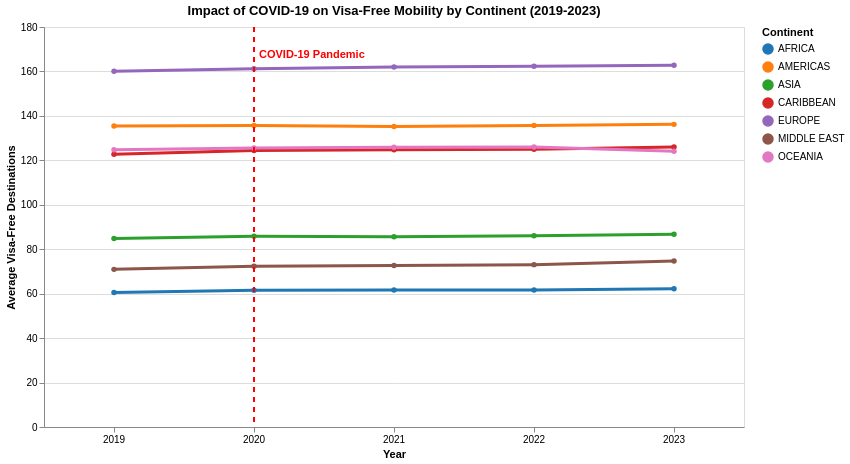

The cell this chart's notebook holds for it:
### Markdown cell above
# Q3: What was the impact of COVID-19 on visa-free mobility?

### Code cell
# Analyze the impact of COVID-19 on visa-free mobility
# COVID-19 pandemic started in early 2020, so we'll compare 2019, 2020, 2021, and 2022

# Filter data for the COVID period
covid_years = [2019, 2020, 2021, 2022, 2023]
covid_data = rank_by_year[rank_by_year['year'].isin(covid_years)]

# Calculate average visa-free count by region and year
covid_impact = covid_data.groupby(['region', 'year'], as_index=False)['visa_free_count'].mean()

# Create line chart showing average visa-free access during COVID period
covid_line_chart = alt.Chart(covid_impact).mark_line(point=True, size=3).encode(
    x=alt.X('year:O', title='Year', axis=alt.Axis(labelAngle=0)),
    y=alt.Y('visa_free_count:Q', title='Average Visa-Free Destinations'),
    color=alt.Color('region:N', title='Continent', scale=alt.Scale(scheme='category10')),
    tooltip=['region', 'year', alt.Tooltip('visa_free_count:Q', format='.1f')]
).properties(
    title='Impact of COVID-19 on Visa-Free Mobility by Continent (2019-2023)',
    width=700,
    height=400
)

# Add annotation for COVID-19 start
covid_annotation = alt.Chart(pandas.DataFrame({'x': [2020]})).mark_rule(
    color='red',
    strokeDash=[5, 5],
    size=2
).encode(
    x='x:O'
)

covid_text = alt.Chart(pandas.DataFrame({'x': [2020], 'y': [covid_impact['visa_free_count'].max()]})).mark_text(
    align='left',
    dx=5,
    dy=-10,
    color='red',
    fontWeight='bold'
).encode(
    x='x:O',
    y='y:Q',
    text=alt.value('COVID-19 Pandemic')
)

# Calculate year-over-year changes for each country
covid_country_changes = covid_data.pivot_table(
    index=['country', 'region'],
    columns='year',
    values='visa_free_count'
).reset_index()

# Calculate changes between consecutive years
if 2019 in covid_country_changes.columns and 2020 in covid_country_changes.columns:
    covid_country_changes['change_2019_2020'] = covid_country_changes[2020] - covid_country_changes[2019]
if 2020 in covid_country_changes.columns and 2021 in covid_country_changes.columns:
    covid_country_changes['change_2020_2021'] = covid_country_changes[2021] - covid_country_changes[2020]
if 2021 in covid_country_changes.columns and 2022 in covid_country_changes.columns:
    covid_country_changes['change_2021_2022'] = covid_country_changes[2022] - covid_country_changes[2021]

# Create a small multiples chart showing distribution of changes
change_data = []
for col in ['change_2019_2020', 'change_2020_2021', 'change_2021_2022']:
    if col in covid_country_changes.columns:
        temp = covid_country_changes[['country', 'region', col]].copy()
        temp = temp.dropna()
        temp['period'] = col.replace('change_', '').replace('_', ' → ')
        temp['change'] = temp[col]
        change_data.append(temp[['country', 'region', 'period', 'change']])

change_df = pandas.concat(change_data, ignore_index=True)

# Histogram showing distribution of changes
change_histogram = alt.Chart(change_df).mark_bar(opacity=0.7).encode(
    x=alt.X('change:Q', bin=alt.Bin(maxbins=30), title='Change in Visa-Free Destinations'),
    y=alt.Y('count():Q', title='Number of Countries'),
    color=alt.Color('period:N', title='Period'),
    column=alt.Column('period:N', title='Time Period', header=alt.Header(labelOrient='bottom'))
).properties(
    width=200,
    height=300,
    title='Distribution of Changes in Visa-Free Access During COVID-19'
)

# Display all charts
display(covid_line_chart + covid_annotation + covid_text)
display(change_histogram)

# Summary statistics
print("\nSummary Statistics:")
print(f"Average change 2019→2020: {change_df[change_df['period']=='2019 → 2020']['change'].mean():.2f}")
print(f"Average change 2020→2021: {change_df[change_df['period']=='2020 → 2021']['change'].mean():.2f}")
print(f"Average change 2021→2022: {change_df[change_df['period']=='2021 → 2022']['change'].mean():.2f}")

### Figure 1 — Vega-Lite specification as saved in the notebook (floating-point values rounded to 4 significant figures)
{"config": {"view": {"continuousWidth": 300, "continuousHeight": 300}}, "layer": [{"data": {"name": "data-a598ba198e1551dc56a8352f8b5c0a02"}, "mark": {"type": "line", "point": true, "size": 3}, "encoding": {"color": {"field": "region", "scale": {"scheme": "category10"}, "title": "Continent", "type": "nominal"}, "tooltip": [{"field": "region", "type": "nominal"}, {"field": "year", "type": "quantitative"}, {"field": "visa_free_count", "format": ".1f", "type": "quantitative"}], "x": {"axis": {"labelAngle": 0}, "field": "year", "title": "Year", "type": "ordinal"}, "y": {"field": "visa_free_count", "title": "Average Visa-Free Destinations", "type": "quantitative"}}, "title": "Impact of COVID-19 on Visa-Free Mobility by Continent (2019-2023)"}, {"data": {"name": "data-bda9bffe9e264e31167b6491152f8cc9"}, "mark": {"type": "rule", "color": "red", "size": 2, "strokeDash": [5, 5]}, "encoding": {"x": {"field": "x", "type": "ordinal"}}}, {"data": {"name": "data-f9c7dd9c4e7229274467430985f91fb4"}, "mark": {"type": "text", "align": "left", "color": "red", "dx": 5, "dy": -10, "fontWeight": "bold"}, "encoding": {"text": {"value": "COVID-19 Pandemic"}, "x": {"field": "x", "type": "ordinal"}, "y": {"field": "y", "type": "quantitative"}}}], "height": 400, "width": 700, "$schema": "https://vega.github.io/schema/vega-lite/v5.20.1.json", "datasets": {"data-a598ba198e1551dc56a8352f8b5c0a02": [{"region": "AFRICA", "year": 2019, "visa_free_count": 60.54}, {"region": "AFRICA", "year": 2020, "visa_free_count": 61.52}, {"region": "AFRICA", "year": 2021, "visa_free_count": 61.63}, {"region": "AFRICA", "year": 2022, "visa_free_count": 61.69}, {"region": "AFRICA", "year": 2023, "visa_free_count": 62.2}, {"region": "AMERICAS", "year": 2019, "visa_free_count": 135.4}, {"region": "AMERICAS", "year": 2020, "visa_free_count": 135.6}, {"region": "AMERICAS", "year": 2021, "visa_free_count": 135.2}, {"region": "AMERICAS", "year": 2022, "visa_free_count": 135.7}, {"region": "AMERICAS", "year": 2023, "visa_free_count": 136.2}, {"region": "ASIA", "year": 2019, "visa_free_count": 84.84}, {"region": "ASIA", "year": 2020, "visa_free_count": 85.84}, {"region": "ASIA", "year": 2021, "visa_free_count": 85.66}, {"region": "ASIA", "year": 2022, "visa_free_count": 86.03}, {"region": "ASIA", "year": 2023, "visa_free_count": 86.69}, {"region": "CARIBBEAN", "year": 2019, "visa_free_count": 122.7}, {"region": "CARIBBEAN", "year": 2020, "visa_free_count": 124.4}, {"region": "CARIBBEAN", "year": 2021, "visa_free_count": 124.8}, {"region": "CARIBBEAN", "year": 2022, "visa_free_count": 125.0}, {"region": "CARIBBEAN", "year": 2023, "visa_free_count": 126.0}, {"region": "EUROPE", "year": 2019, "visa_free_count": 160.1}, {"region": "EUROPE", "year": 2020, "visa_free_count": 161.2}, {"region": "EUROPE", "year": 2021, "visa_free_count": 162.0}, {"region": "EUROPE", "year": 2022, "visa_free_count": 162.4}, {"region": "EUROPE", "year": 2023, "visa_free_count": 162.8}, {"region": "MIDDLE EAST", "year": 2019, "visa_free_count": 70.93}, {"region": "MIDDLE EAST", "year": 2020, "visa_free_count": 72.33}, {"region": "MIDDLE EAST", "year": 2021, "visa_free_count": 72.67}, {"region": "MIDDLE EAST", "year": 2022, "visa_free_count": 73.07}, {"region": "MIDDLE EAST", "year": 2023, "visa_free_count": 74.67}, {"region": "OCEANIA", "year": 2019, "visa_free_count": 124.7}, {"region": "OCEANIA", "year": 2020, "visa_free_count": 125.6}, {"region": "OCEANIA", "year": 2021, "visa_free_count": 125.9}, {"region": "OCEANIA", "year": 2022, "visa_free_count": 126.0}, {"region": "OCEANIA", "year": 2023, "visa_free_count": 124.1}], "data-bda9bffe9e264e31167b6491152f8cc9": [{"x": 2020}], "data-f9c7dd9c4e7229274467430985f91fb4": [{"x": 2020, "y": 162.8}]}}
